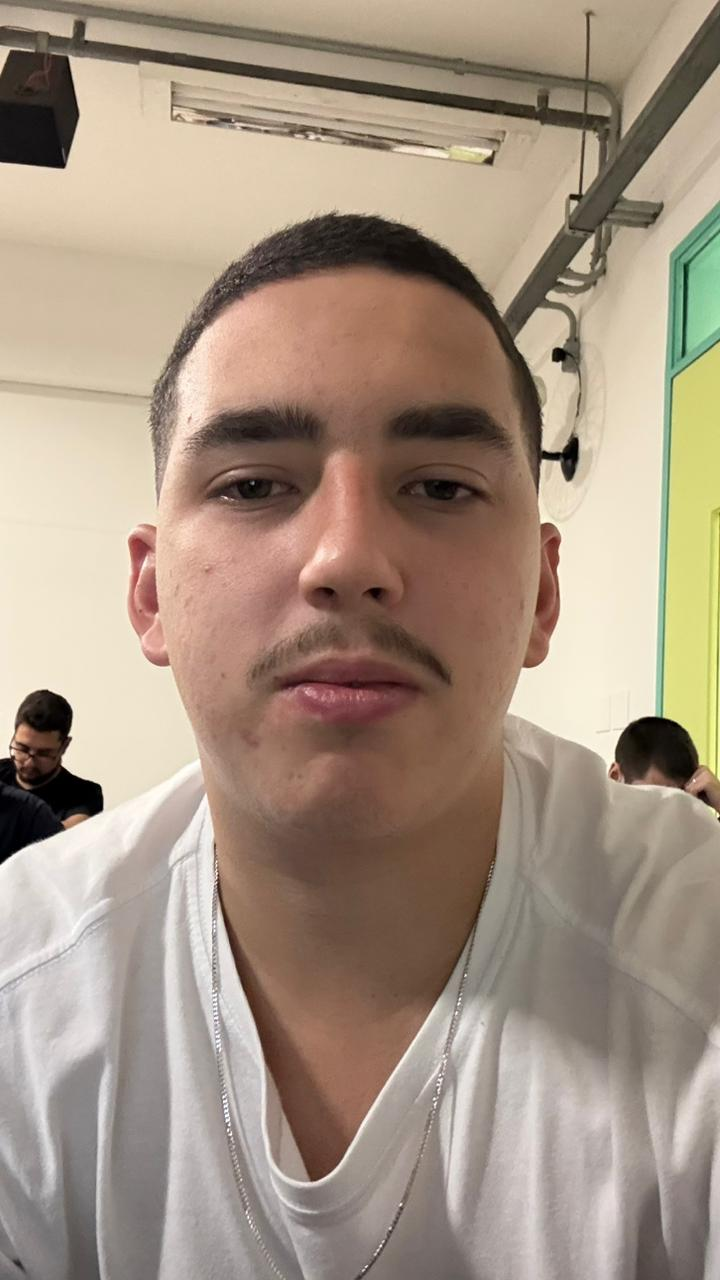
#> input picture data/authorized_faces/joazinhozika@gmail.com_1761777881.513006.jpg, 720 x 1280 px
$ python -i face_recognition_module.py   (imports and definitions only)
#> lines starting #> are read from the running program, lines starting #| are printed output that depends on the picture
#> further down, picture is the input picture: shape (1280, 720, 3); mean B, G, R 131.3, 148, 165.7
import cv2
import face_recognition
import numpy as np
import os
import json
import logging
from datetime import datetime
from typing import List, Tuple, Optional
from PIL import Image, ImageEnhance
import pickle


class FaceRecognitionSystem:
    def __init__(self):
        self.logger = logging.getLogger(__name__)
        self.face_cascade = cv2.CascadeClassifier(cv2.data.haarcascades + 'haarcascade_frontalface_default.xml')
        self.authorized_faces_dir = 'data/authorized_faces'
        self.tolerance = 0.6
        self.known_face_encodings = []
        self.known_face_names = []
        self.load_authorized_faces()

    def enhance_image_quality(self, image: np.ndarray) -> np.ndarray:
        """Melhora a qualidade da imagem para melhor reconhecimento"""
        # Converter para PIL para processamento
        pil_image = Image.fromarray(cv2.cvtColor(image, cv2.COLOR_BGR2RGB))

        # Melhorar contraste
        enhancer = ImageEnhance.Contrast(pil_image)
        pil_image = enhancer.enhance(1.2)
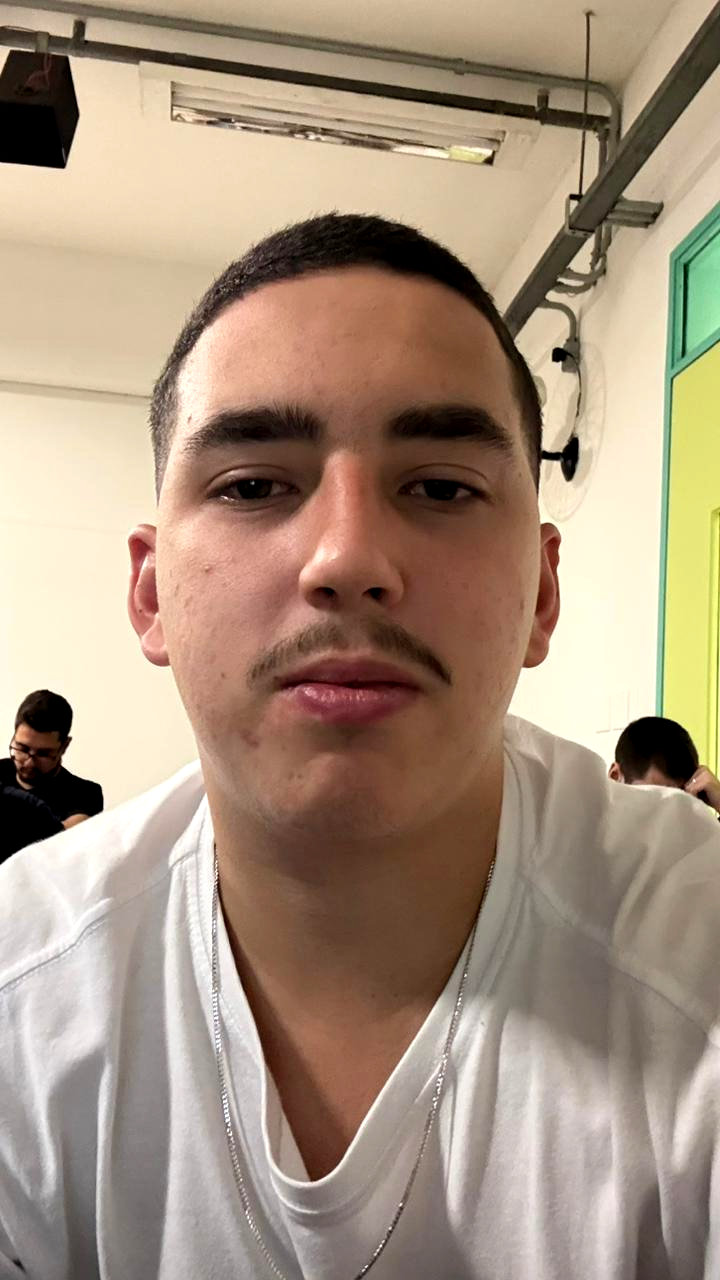
#> pil_image: PIL image 720x1280 RGB; mean R, G, B 167.9, 147.2, 127.3

        # Melhorar nitidez
        enhancer = ImageEnhance.Sharpness(pil_image)
        pil_image = enhancer.enhance(1.1)

        # Converter de volta para OpenCV
        return cv2.cvtColor(np.array(pil_image), cv2.COLOR_RGB2BGR)
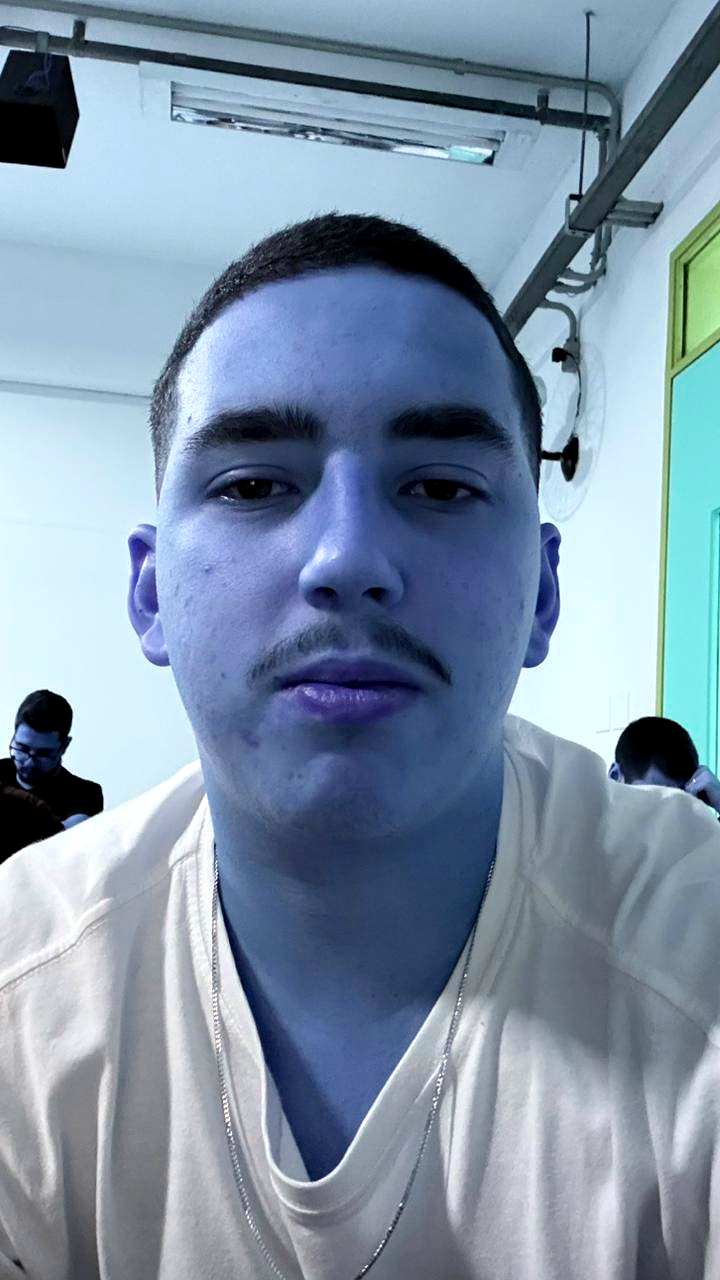
#> returned value: shape (1280, 720, 3); mean R, G, B 127.1, 147, 167.7

    # [170 lines left out: functions detect_faces_multiple_methods, process_face_with_rotation, register_face, recognize_face, not called in this run]

    def load_authorized_faces(self):
        """Carrega todas as faces autorizadas do diretório"""
        try:
            if not os.path.exists(self.authorized_faces_dir):
                os.makedirs(self.authorized_faces_dir)
                return

            self.known_face_encodings = []
            self.known_face_names = []

            for filename in os.listdir(self.authorized_faces_dir):
                if filename.endswith('_encoding.json'):
                    filepath = os.path.join(self.authorized_faces_dir, filename)
                    try:
                        with open(filepath, 'r') as f:
                            data = json.load(f)
                            encoding = np.array(data['encoding'])
                            name = data['name']
                            self.known_face_encodings.append(encoding)
                            self.known_face_names.append(name)
                    except Exception as e:
                        self.logger.warning(f"Erro ao carregar {filename}: {e}")

            self.logger.info(f"Carregadas {len(self.known_face_encodings)} faces autorizadas")
        except Exception as e:
            self.logger.error(f"Erro ao carregar faces autorizadas: {e}")

    # [26 lines left out: functions get_camera_frame, remove_authorized_face, not called in this run]

>>> import cv2
>>> picture = cv2.imread('../data/authorized_faces/joazinhozika@gmail.com_1761777881.513006.jpg')
>>> result = FaceRecognitionSystem().enhance_image_quality(picture)

$ run again, on data/authorized_faces/ndei@email.com_1761710417.109594.jpg
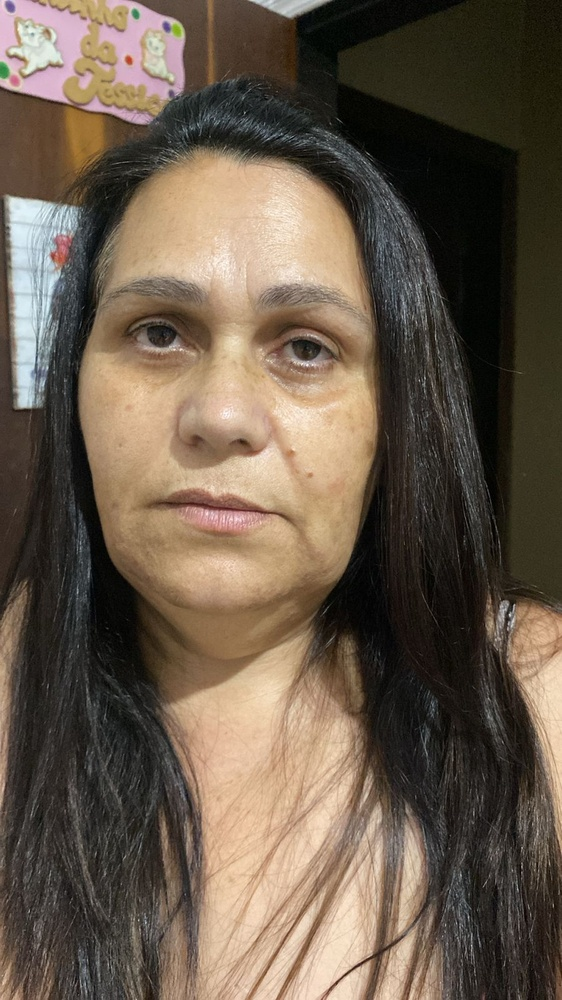
#> input picture data/authorized_faces/ndei@email.com_1761710417.109594.jpg, 562 x 1000 px, shrunk from 900 x 1600 before the run
#> picture is the input picture: shape (1000, 562, 3); mean B, G, R 75.4, 90.7, 105.2
#> in enhance_image_quality, `pil_image = enhancer.enhance(1.2)`:
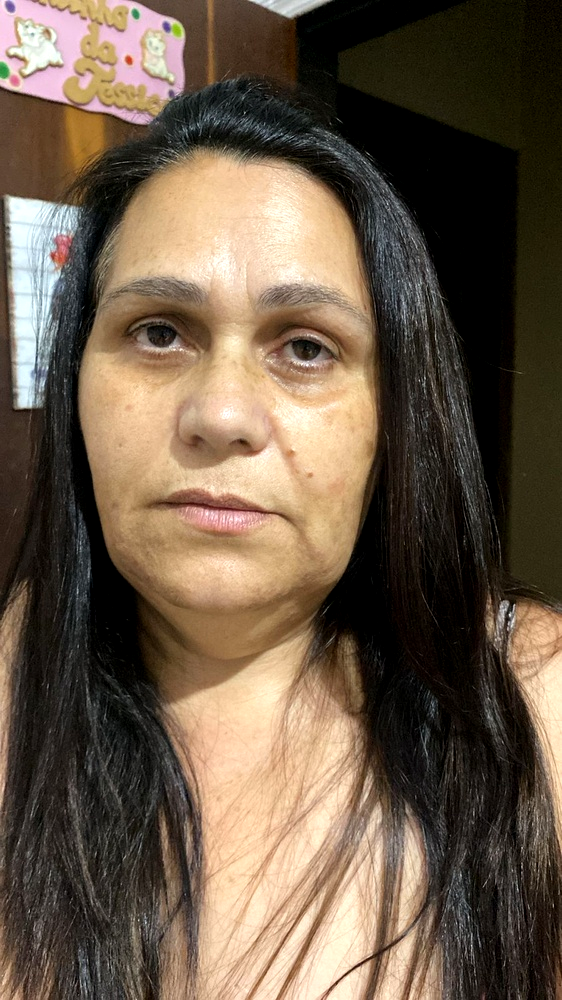
#> pil_image: PIL image 562x1000 RGB; mean R, G, B 107.5, 90.6, 72.8
#> in enhance_image_quality, `return cv2.cvtColor(np.array(pil_image), cv2.COLOR_RGB2BGR)`:
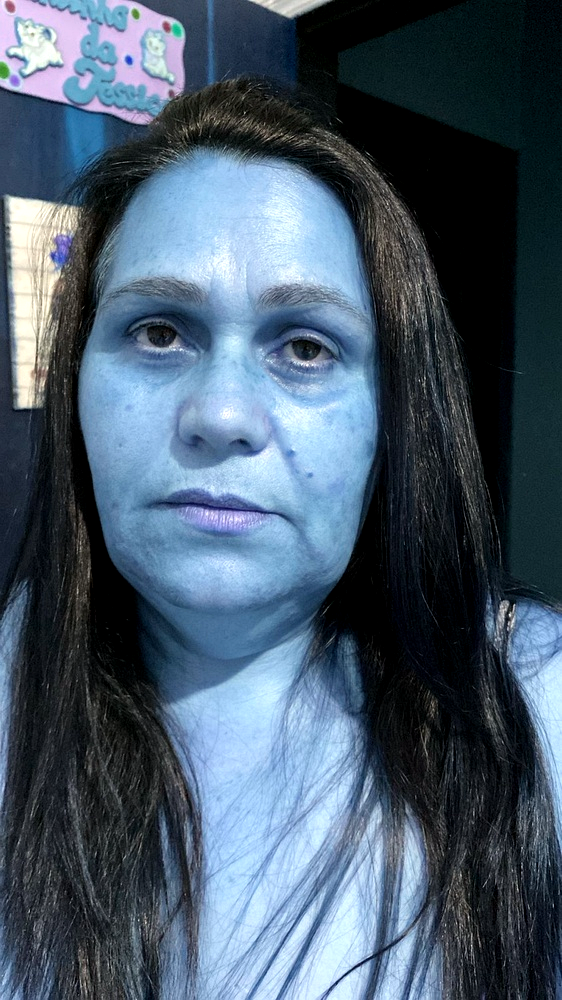
#> returned value: shape (1000, 562, 3); mean R, G, B 72.4, 90.2, 107.2

$ run again, on data/authorized_faces/thiago@email.com_1760583773.148474.jpg
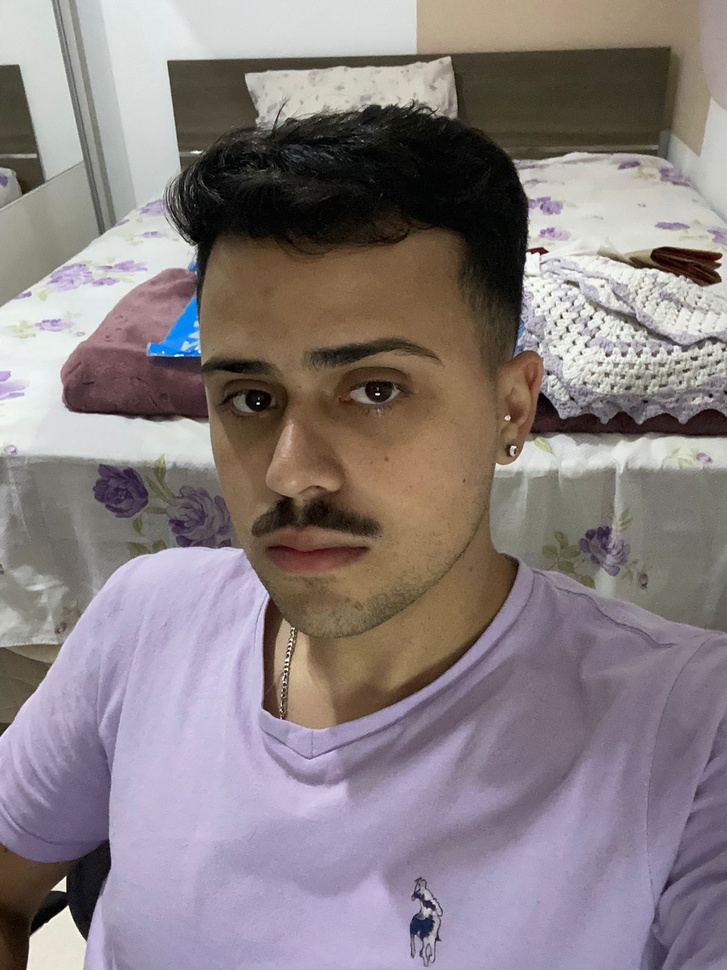
#> input picture data/authorized_faces/thiago@email.com_1760583773.148474.jpg, 727 x 970 px, shrunk from 1200 x 1600 before the run
#> picture is the input picture: shape (970, 727, 3); mean B, G, R 129.5, 127.6, 137.4
#> in enhance_image_quality, `pil_image = enhancer.enhance(1.1)`:
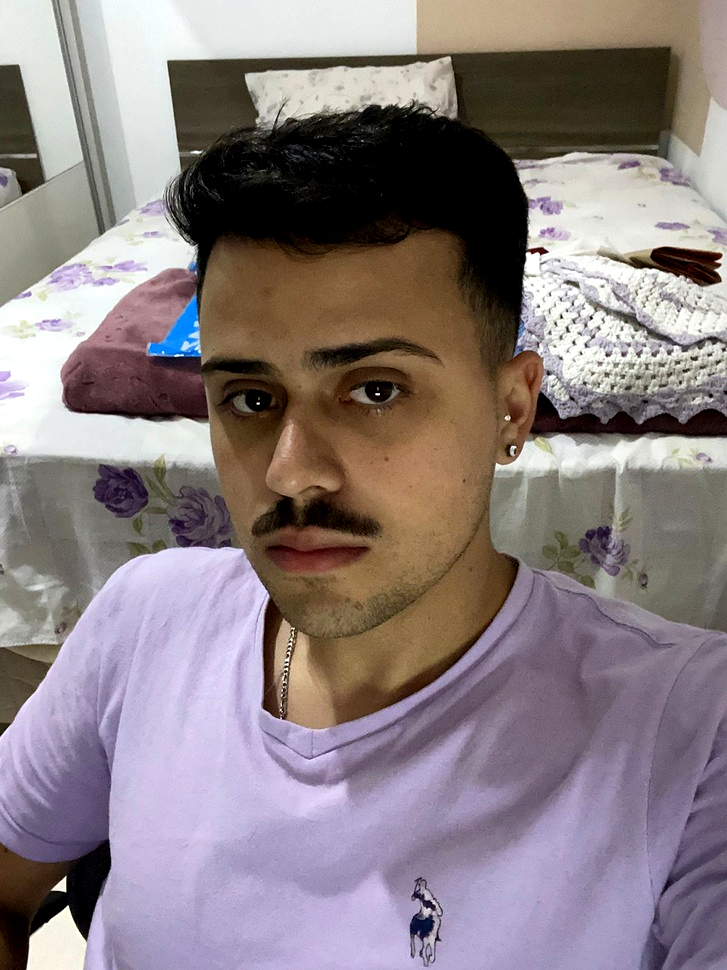
#> pil_image: PIL image 727x970 RGB; mean R, G, B 138.5, 126.9, 129.3
#> in enhance_image_quality, `return cv2.cvtColor(np.array(pil_image), cv2.COLOR_RGB2BGR)`:
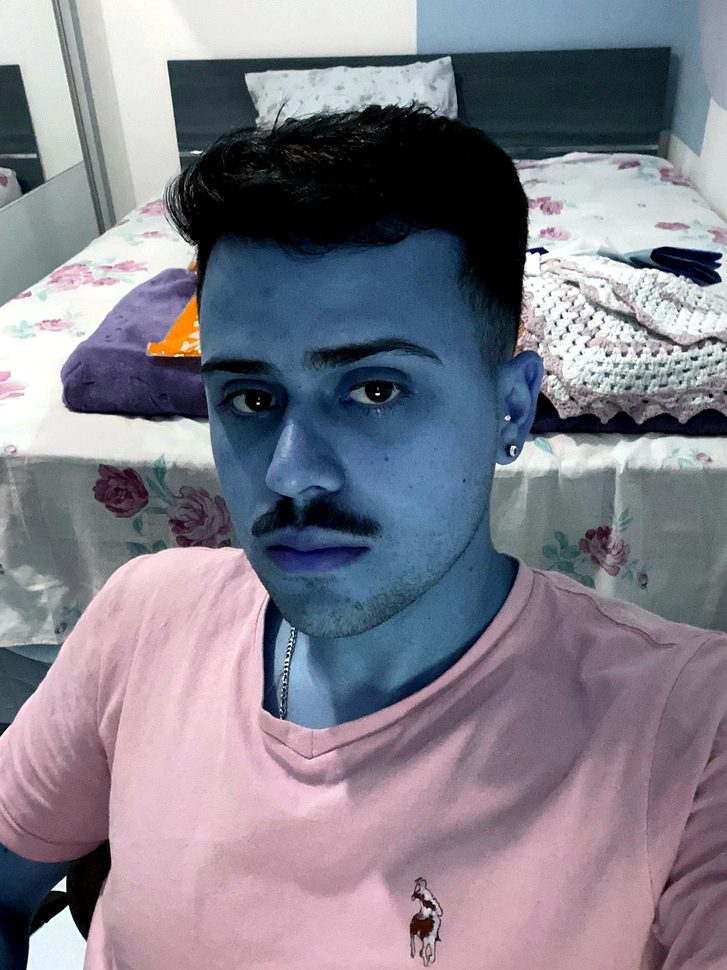
#> returned value: shape (970, 727, 3); mean R, G, B 129.3, 126.9, 138.5
